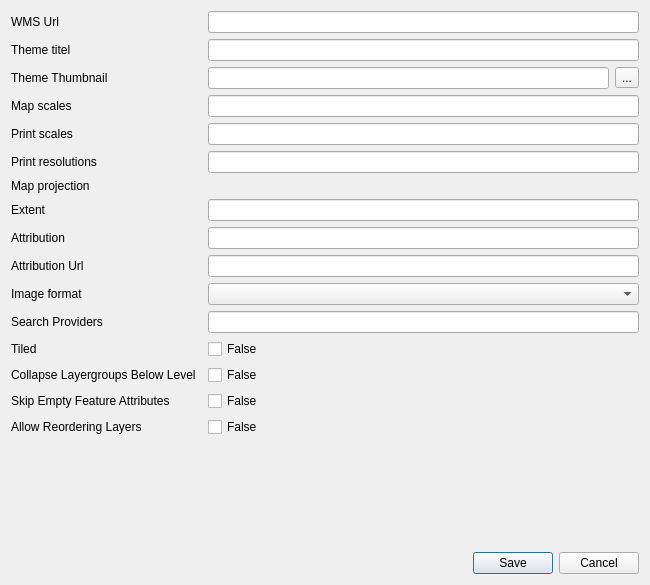
<?xml version="1.0" encoding="UTF-8"?>
<ui version="4.0">
 <class>Dialog</class>
 <widget class="QDialog" name="Dialog">
  <property name="geometry">
   <rect>
    <x>0</x>
    <y>0</y>
    <width>650</width>
    <height>585</height>
   </rect>
  </property>
  <property name="windowTitle">
   <string>Dialog</string>
  </property>
  <layout class="QGridLayout" name="gridLayout">
   <item row="0" column="2">
    <widget class="QLineEdit" name="url_lineEdit"/>
   </item>
   <item row="6" column="2">
    <widget class="QgsProjectionSelectionWidget" name="projection_widget"/>
   </item>
   <item row="11" column="2">
    <widget class="QLineEdit" name="searchProviders_lineEdit"/>
   </item>
   <item row="2" column="0">
    <widget class="QLabel" name="label_2">
     <property name="text">
      <string>Theme Thumbnail</string>
     </property>
    </widget>
   </item>
   <item row="13" column="0">
    <widget class="QLabel" name="label_13">
     <property name="text">
      <string>Collapse Layergroups Below Level</string>
     </property>
    </widget>
   </item>
   <item row="1" column="0">
    <widget class="QLabel" name="label">
     <property name="text">
      <string>Theme titel</string>
     </property>
    </widget>
   </item>
   <item row="14" column="0">
    <widget class="QLabel" name="label_14">
     <property name="text">
      <string>Skip Empty Feature Attributes</string>
     </property>
    </widget>
   </item>
   <item row="3" column="2">
    <widget class="QLineEdit" name="mapscales_lineEdit"/>
   </item>
   <item row="17" column="2">
    <widget class="QDialogButtonBox" name="buttonBox">
     <property name="orientation">
      <enum>Qt::Horizontal</enum>
     </property>
     <property name="standardButtons">
      <set>QDialogButtonBox::Cancel|QDialogButtonBox::Save</set>
     </property>
    </widget>
   </item>
   <item row="5" column="2">
    <widget class="QLineEdit" name="printReselution_lineEdit"/>
   </item>
   <item row="15" column="0">
    <widget class="QLabel" name="label_15">
     <property name="text">
      <string>Allow Reordering Layers</string>
     </property>
    </widget>
   </item>
   <item row="12" column="2">
    <widget class="QCheckBox" name="tiled_checkBox">
     <property name="layoutDirection">
      <enum>Qt::LeftToRight</enum>
     </property>
     <property name="text">
      <string>False</string>
     </property>
    </widget>
   </item>
   <item row="12" column="0">
    <widget class="QLabel" name="label_12">
     <property name="text">
      <string>Tiled</string>
     </property>
    </widget>
   </item>
   <item row="3" column="0">
    <widget class="QLabel" name="label_3">
     <property name="text">
      <string>Map scales</string>
     </property>
    </widget>
   </item>
   <item row="4" column="2">
    <widget class="QLineEdit" name="printScales_lineEdit"/>
   </item>
   <item row="0" column="0">
    <widget class="QLabel" name="label_16">
     <property name="text">
      <string>WMS Url</string>
     </property>
    </widget>
   </item>
   <item row="8" column="2">
    <widget class="QLineEdit" name="attribution_lineEdit"/>
   </item>
   <item row="9" column="2">
    <widget class="QLineEdit" name="attributionUrl_lineEdit"/>
   </item>
   <item row="10" column="0">
    <widget class="QLabel" name="label_9">
     <property name="text">
      <string>Image format</string>
     </property>
    </widget>
   </item>
   <item row="4" column="0">
    <widget class="QLabel" name="label_4">
     <property name="text">
      <string>Print scales</string>
     </property>
    </widget>
   </item>
   <item row="10" column="2">
    <widget class="QComboBox" name="imageFormat_comboBox"/>
   </item>
   <item row="8" column="0">
    <widget class="QLabel" name="label_8">
     <property name="text">
      <string>Attribution</string>
     </property>
    </widget>
   </item>
   <item row="5" column="0">
    <widget class="QLabel" name="label_5">
     <property name="text">
      <string>Print resolutions</string>
     </property>
    </widget>
   </item>
   <item row="11" column="0">
    <widget class="QLabel" name="label_11">
     <property name="text">
      <string>Search Providers</string>
     </property>
    </widget>
   </item>
   <item row="9" column="0">
    <widget class="QLabel" name="label_10">
     <property name="text">
      <string>Attribution Url</string>
     </property>
    </widget>
   </item>
   <item row="6" column="0">
    <widget class="QLabel" name="label_6">
     <property name="text">
      <string>Map projection</string>
     </property>
    </widget>
   </item>
   <item row="7" column="0">
    <widget class="QLabel" name="label_7">
     <property name="text">
      <string>Extent</string>
     </property>
    </widget>
   </item>
   <item row="13" column="2">
    <widget class="QCheckBox" name="collapseLayerGrp_checkBox">
     <property name="text">
      <string>False</string>
     </property>
    </widget>
   </item>
   <item row="14" column="2">
    <widget class="QCheckBox" name="skipEmptyFeat_checkBox">
     <property name="text">
      <string>False</string>
     </property>
    </widget>
   </item>
   <item row="15" column="2">
    <widget class="QCheckBox" name="allowReorderLayers_checkBox">
     <property name="text">
      <string>False</string>
     </property>
    </widget>
   </item>
   <item row="2" column="2">
    <layout class="QGridLayout" name="gridLayout_2">
     <item row="0" column="0">
      <widget class="QLineEdit" name="thumbnail_lineEdit"/>
     </item>
     <item row="0" column="1">
      <widget class="QToolButton" name="thumbnail_button">
       <property name="text">
        <string>...</string>
       </property>
      </widget>
     </item>
    </layout>
   </item>
   <item row="1" column="2">
    <widget class="QLineEdit" name="title_lineEdit"/>
   </item>
   <item row="7" column="2">
    <widget class="QLineEdit" name="extent_lineEdit"/>
   </item>
   <item row="16" column="0" colspan="3">
    <spacer name="verticalSpacer">
     <property name="orientation">
      <enum>Qt::Vertical</enum>
     </property>
     <property name="sizeHint" stdset="0">
      <size>
       <width>20</width>
       <height>40</height>
      </size>
     </property>
    </spacer>
   </item>
  </layout>
 </widget>
 <customwidgets>
  <customwidget>
   <class>QgsProjectionSelectionWidget</class>
   <extends>QWidget</extends>
   <header>qgsprojectionselectionwidget.h</header>
  </customwidget>
 </customwidgets>
 <resources/>
 <connections>
  <connection>
   <sender>buttonBox</sender>
   <signal>accepted()</signal>
   <receiver>Dialog</receiver>
   <slot>accept()</slot>
   <hints>
    <hint type="sourcelabel">
     <x>248</x>
     <y>254</y>
    </hint>
    <hint type="destinationlabel">
     <x>157</x>
     <y>274</y>
    </hint>
   </hints>
  </connection>
  <connection>
   <sender>buttonBox</sender>
   <signal>rejected()</signal>
   <receiver>Dialog</receiver>
   <slot>reject()</slot>
   <hints>
    <hint type="sourcelabel">
     <x>316</x>
     <y>260</y>
    </hint>
    <hint type="destinationlabel">
     <x>286</x>
     <y>274</y>
    </hint>
   </hints>
  </connection>
 </connections>
</ui>
